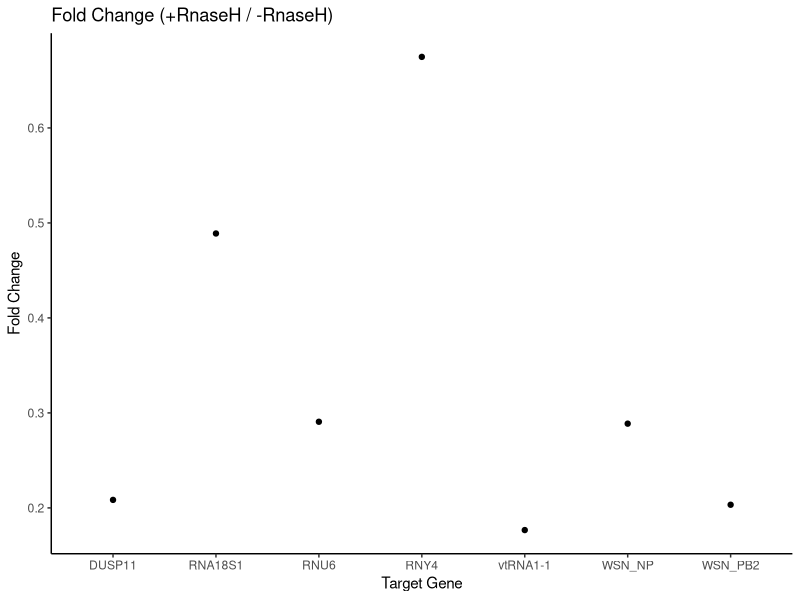
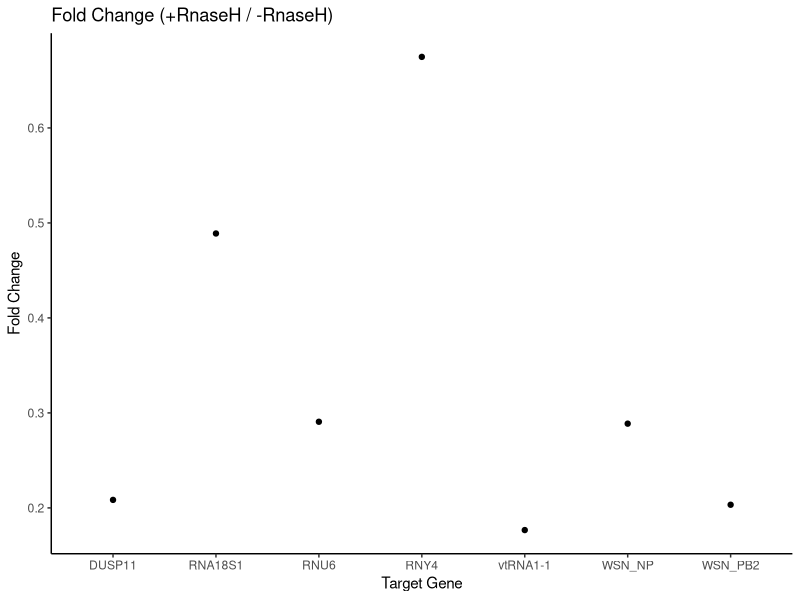

Source code (R) for these figures, in order:
library(dplyr)
library(tidyverse)

df <- read.csv("TN061/61.5/TN061.5_filtered.csv") %>%
  group_by(Sample.Name, Target.Name) %>%
  summarize(CT = mean(CT, na.rm = TRUE), .groups = "drop") %>%
  pivot_wider(names_from = Sample.Name, values_from = CT)

# Drop FFLUC row because it didn't amplify
df <- df %>% filter(Target.Name != "FFLUC")

# Calculate enrichment from input for each sample
df_percent <- df %>%
  mutate(`+RnaseH` = `+RnaseH_enrich` - `+RnaseH_input` - log2(0.1^-1)) %>%
  mutate(`+RnaseH_percent_input` = 2^(-`+RnaseH`)) %>%
  mutate(`-RnaseH` = `-RnaseH_enrich` - `-RnaseH_input` - log2(0.1^-1)) %>%
  mutate(`-RnaseH_percent_input` = 2^(-`-RnaseH`)) %>%
  mutate(foldchange = `+RnaseH_percent_input` / `-RnaseH_percent_input`) %>%
  select(Target.Name, `+RnaseH_percent_input`, `-RnaseH_percent_input`, foldchange)
write.csv(df_percent, "TN061/61.5/percent_input.csv", row.names = FALSE)

p <- ggplot(df_percent, aes(x = Target.Name, y = foldchange)) +
  geom_point() + 
  theme_classic() +
  labs(title = "Fold Change (+RnaseH / -RnaseH)",
       x = "Target Gene",
       y = "Fold Change")
print(p)
ggsave("TN061/61.5/foldchange_plot.png", plot = p, width = 8, height = 6, dpi = 300)